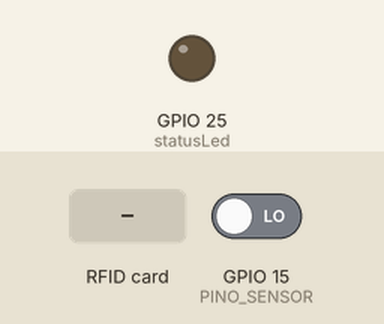
Simulated run of this sketch. Board: ESP32. On the bench: output pins drawn as LEDs (lit = HIGH). Inputs (shaded band) come from the test bench; at power-on: GPIO 15 (PINO_SENSOR) LOW. WiFi joins after 1.5 s; servers stay silent unless stated; what the sketch prints to the serial monitor is not drawn.

Above: at 3.0 s.
3.1 s: RFID card 3B 9E 4F 45 held to the reader
At 7.2 s:
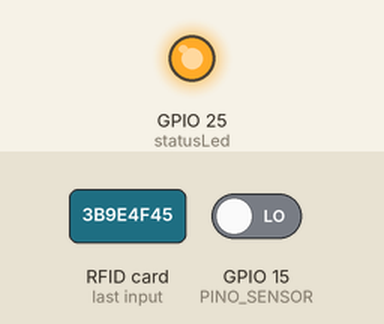
8.3 s: RFID card 5E 7A 19 C4 held to the reader
At 23.0 s:
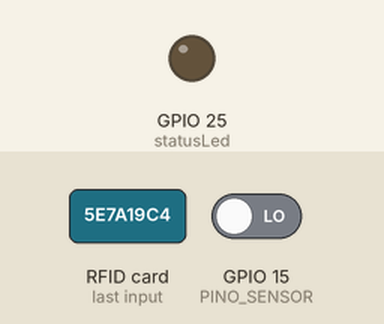
Timing chart, 0 to 23.4 s (numbered marks = the images above; inputs shaded):
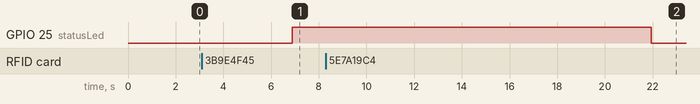

Measured:
- after the input at 3.1 s, GPIO 25 (statusLed): LOW → HIGH after 3.8 s
- after the input at 8.3 s, GPIO 25 (statusLed): HIGH → LOW after 13.6 s instead of 8.6 s

The sketch:

chopp.ino
```cpp
#include <SPI.h>
#include <Wire.h>
#include <MFRC522.h>
#include <WiFi.h>
#include <WiFiClient.h>
#include <BlynkSimpleEsp32.h>

#define SS_PIN   21  // Pino do leitor RFID - SDA
#define RST_PIN  22  // Pino do leitor RFID - RST

#define BLYNK_TEMPLATE_ID "TMPL2tFYL3QGL"
#define BLYNK_TEMPLATE_NAME "LedESensor"
#define BLYNK_AUTH_TOKEN "GaIZru9LoYPliRFU0hTx98vVS7aAz-wE"
#define WIFI_SSID       "REP - 2.4Gh"
#define WIFI_PASSWORD   "3B9E4F45"
MFRC522 mfrc522(SS_PIN, RST_PIN);


volatile bool rfidEnabled = true;
volatile bool rfidDetected = false;
volatile unsigned long lastRFIDTime = 0;
volatile bool flowTimeout = false;
volatile unsigned long lastFlowTime = 0;
double volumeTotal = 0;

SemaphoreHandle_t flowMutex;


byte flag, sf;
float vazao;
byte statusLed    = 25;

TaskHandle_t RFIDTask;
TaskHandle_t FlowTask;

const int PINO_SENSOR = 15;
volatile int contador = 0;


float volumeML = 0;
float flowFactor = 7.5; // Fator de fluxo específico para o sensor YF-S201

void RFIDTaskCode(void* pvParameters);
void FlowTaskCode(void* pvParameters);


void setup() {
  Serial.begin(9600);
  SPI.begin();        // Inicializa a interface SPI
  mfrc522.PCD_Init(); // Inicializa o leitor RFID
  pinMode(PINO_SENSOR, INPUT);
  pinMode(statusLed, OUTPUT);
  digitalWrite(statusLed, LOW);
  Blynk.begin(BLYNK_AUTH_TOKEN, WIFI_SSID, WIFI_PASSWORD);
  Serial.println("APROXIME UM CARTÃO DO SENSOR");


  xTaskCreatePinnedToCore(
    RFIDTaskCode,
    "RFID Task",
     8192,
    NULL,
    1,
    &RFIDTask,
    1
  );

  xTaskCreatePinnedToCore(
    FlowTaskCode,
    "Flow Task",
    8192,
    NULL,
    1,
    &FlowTask,
    1
  );

}

void loop() {
  Blynk.run();

}

void RFIDTaskCode(void* pvParameters) {
  for (;;) {
      // Verifica se um cartão RFID está presente
      if (mfrc522.PICC_IsNewCardPresent() && mfrc522.PICC_ReadCardSerial()) {
        Serial.print("Cartão RFID detectado: ");
        for (byte i = 0; i < mfrc522.uid.size; i++) {
          Serial.print(mfrc522.uid.uidByte[i] < 0x10 ? "0" : "");
          Serial.print(mfrc522.uid.uidByte[i], HEX);
        }
        lastRFIDTime = millis();
        mfrc522.PICC_HaltA();
        digitalWrite(statusLed, HIGH); // Acende o LED indicando que o cartão é válido

    }


    if (millis() - lastRFIDTime >= 10000) {
      digitalWrite(statusLed, LOW); // Desliga o LED quando o cartão não é válido
      Serial.println("APROXIME UM CARTÃO DO SENSOR");
    }


    vTaskDelay(5000 / portTICK_PERIOD_MS);
  }

}

void FlowTaskCode(void* pvParameters) {
    sf = digitalRead(PINO_SENSOR);
    lastFlowTime = millis();
    if (sf && flag) {
    contador++;
    flag = 0;
    }
    if (!sf) {
      flag = 1;
      volumeTotal= contador * 2.083333333;
      Serial.println(volumeTotal);
      Serial.println(" ml");
      Blynk.virtualWrite(V0,volumeTotal); // Envia o valor do volume  para o aplicativo Blynk;
    }
    //volumeTotal= contador * 2.083333333;
   // Serial.println(volumeTotal);
    //Serial.println(" ml");
   // Blynk.virtualWrite(V0,volumeTotal); // Envia o valor do volume  para o aplicativo Blynk;

    // Serial.println(contador * 2.083333333);
     //Serial.println(" ml");
     //Blynk.virtualWrite(V0,contador * 2.083333333); // Envia o valor do volume  para o aplicativo Blynk;
    // Lê o valor do sensor de fluxo

    vTaskDelay(1000 / portTICK_PERIOD_MS);
    vTaskDelete(NULL);
  }
```
